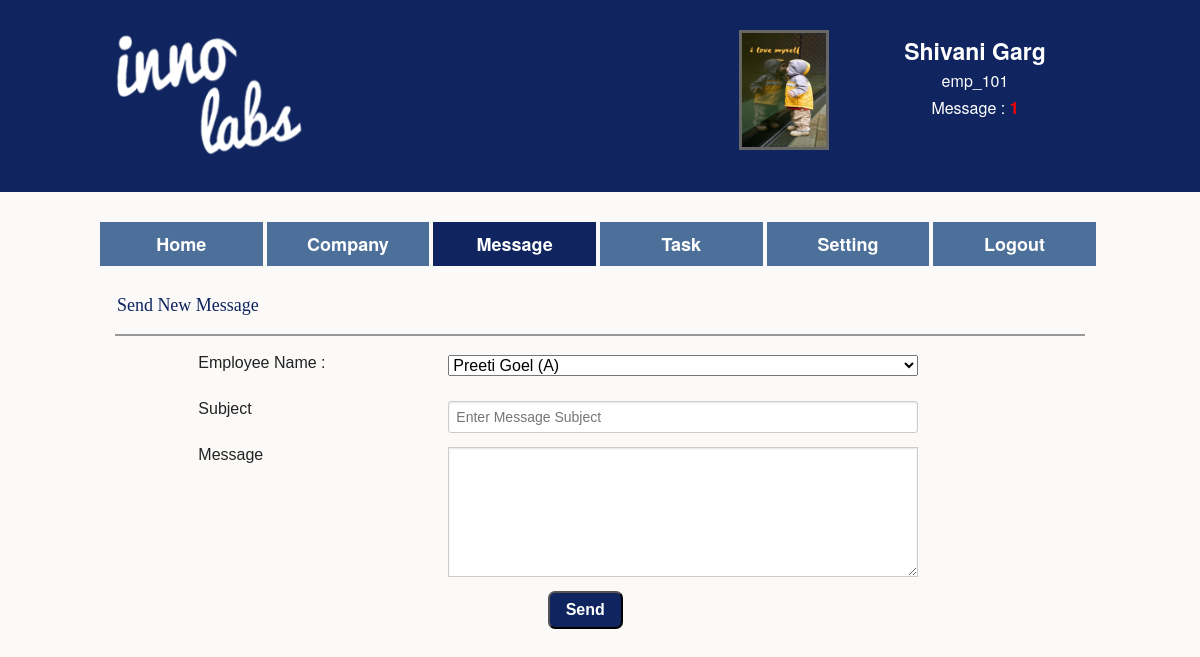
/send_message.php (signed in), run on the app's committed database.
### tables this page shows
CREATE TABLE IF NOT EXISTS `employee` (
  `id` int(11) NOT NULL AUTO_INCREMENT,
  `Name` varchar(255) NOT NULL,
  `User_id` varchar(255) NOT NULL,
  `Password` varchar(255) NOT NULL,
  `Email_id` varchar(255) NOT NULL,
  `Mobile` varchar(255) NOT NULL,
  `Gender` varchar(255) NOT NULL,
  `Dob` varchar(255) NOT NULL,
  `Department` varchar(255) NOT NULL,
  `Exp_year` varchar(255) NOT NULL,
  `Company` varchar(255) NOT NULL,
  `Designation` varchar(255) NOT NULL,
  `Father_name` varchar(255) NOT NULL,
  `Mother_name` varchar(255) NOT NULL,
  `Father_mobile` varchar(255) NOT NULL,
  `Address` varchar(255) NOT NULL,
  `Image` varchar(255) NOT NULL,
  `Status` varchar(255) NOT NULL,
  PRIMARY KEY (`id`)
);

### send_message.php (the view, shortened to what this page needs)
<?php
include('header.php');
$query_admin = mysql_query("SELECT * FROM admin WHERE Status = 'True'");
$row_admin = mysql_fetch_assoc($query_admin);
?>
   <?php
	if(substr($_SESSION['login_id'],0,4) == 'admi')
	{
	?>
    <div class="row nav">
    	<a href="home.php">
        <div class="large-2 column">
         Home
        </div>
        </a>
        <a href="manage_emp.php">
        <div class="large-2 column">
       	 Manage Emp
        </div>
        </a>
        <a href="message.php">
        <div class="large-2 column" style="background:#10255F;">
         Message
        </div>
        </a>
        <a href="task.php">
        <div class="large-2 column">
         Task
        </div>
        </a>
        <a href="signup.php">
        <div class="large-2 column">
         Add New User
        </div>
        </a>
        <a href="setting.php">
        <div class="large-2 column" >
        Setting
        </div>
        </a>
    </div>
  	<?php
	}
    elseif(substr($_SESSION['login_id'],0,4) == 'emp_')
	{
	?>
    <div class="row nav">
    	<a href="home.php">
        <div class="large-2 column">
         Home
        </div>
        </a>
        <a href="company_detail.php">
        <div class="large-2 column">
       	 Company
        </div>
        </a>
        <a href="message.php">
        <div class="large-2 column" style="background:#10255F;">
         Message
        </div>
        </a>
        <a href="task.php">
        <div class="large-2 column">
         Task
        </div>
        </a>
        <a href="setting.php">
        <div class="large-2 column" >
        Setting
        </div>
        </a>
         <a href="logout.php">
        <div class="large-2 column">
         Logout
        </div>
        </a>
    </div>
    <?php
	}
	?>
    <div class="row">
    	<div class="large-3 column main_heading">
        Send New Message
        </div>
        <div class="large-6 large-offset-1 column main_heading end">
        </div>
    </div>
     <div class="row">
    	<div class="large-12 column">
        <hr style="border:0.1em #999999 solid;">
        </div>
    </div>
   <div class="manage_emp">
   <form action="send_message.php" method="post">
       <div class="row">
            <div class="large-3 large-offset-1 column emp_name">
            Employee Name :
            </div>
            <div class="large-6 column end">
            <select name="employee_id">
            <?php
			do{
				if($row_admin['User_id'] != $user_id)
				{
					if(isset($_POST['reply']))
					{
						if($row_admin['User_id'] == $_POST['sender_id'])
						echo '<option value="'.$row_admin['User_id'].'" selected="selected">'.$row_admin['Name'].' (A)</option>';
						else
						echo '<option value="'.$row_admin['User_id'].'">'.$row_admin['Name'].' (A)</option>';
					}
					else
					{
						echo '<option value="'.$row_admin['User_id'].'">'.$row_admin['Name'].' (A)</option>';
					}
				}
				}while($row_admin = mysql_fetch_assoc($query_admin));
			?>
            </select>
            </div>
       </div>
       <div class="row" style="margin-top:25px;">
            <div class="large-3 large-offset-1 column emp_name" >
            Subject
            </div>
            <div class="large-6 column end">
            <input type="text" name="subject" placeholder="Enter Message Subject" required >
            </div>
       </div>
        <div class="row">
            <div class="large-3 large-offset-1 column emp_name">
            Message
            </div>
            <div class="large-6 column end">
            <textarea name="message" style="height:130px; width:470px;"></textarea>
            </div>
       </div>
        <div class="row">
            <div class="large-2 large-offset-5 column emp_name">
            <input type="submit" name="submit" value="Send">
            </div>
       </div>
       </form>
   </div>
</body>
</html>

### header.php (shortened to what this page needs)
<?php
if(substr($_SESSION['login_id'],0,4) == 'admi')
{
	if(!isset($_SESSION['login_id']))
	{
		header('location:index.php');
	}
	else{
		$user_id = $_SESSION['login_id'];
		$table = "msg_".$user_id;
		$query = mysql_query("SELECT * FROM admin Where Status = 'True' AND User_id = '$user_id'");
		$row_header = mysql_fetch_assoc($query);
		$query = mysql_query("SELECT * FROM $table WHERE Status = 'True' AND Display = '1'");
		$row_msg = mysql_fetch_assoc($query);
		$total_message =  mysql_num_rows($query);
	}
?>
<!DOCTYPE html>
 <html class="no-js" lang="en">
<head>
	<meta charset="utf-8" />
  <meta name="viewport" content="width=device-width" />
  <title>Password Sniffer</title>
  <link rel="stylesheet" href="css/normalize.css" />
  <link rel="stylesheet" href="css/main.css" />
  <link rel="stylesheet" href="css/foundation.css" />
  <script src="js/vendor/custom.modernizr.js"></script>
  <script src="js/jquery-latest.js" type="text/javascript"></script>
</head>
<body id="body">
<div id="full_width">
    <div class="row header" id="full_widths">
        <div class="large-6 columns">
        	<div class="row">
            <div class="large-10 column">
       			 <a href="#"><img src="img/logo.png" style="height:130px;  margin-left:-100px;"></a>
        	</div>
        	</div>
        </div>
        <div class="large-2 large-offset-1 column" >
            <div class="row">
				<div class="large-8 large-offset-4">
            		<img src="admin/<?php echo $row_header['Image']?>" style="height:120px;width:90px;border:3px #666 solid;"  >
            	</div>
            </div>
        </div>
        <div class="large-3 column end">
            <div class="row ">
                <div class="large-12 columns user_name">
                <h4><a href="#" class="user_n"><?php echo $row_header['Name']?></a></h4>
                </div>
            </div>
            <div class="row ">
                <div class="large-12 user_name columns" style="margin-top:-10px;">
                <p class="user_n"><?php echo $row_header['User_id']?></p>
                </div>
            </div>
            <div class="row ">
                <div class="large-12 user_name column" style="margin-top:-19px;">
                <p><a href="view_message.php" class="user_n">Message : <?php
                if($total_message == '0')
				{
					echo "<span style='font-weight:bold;'>".$total_message."</span>";
				}
				else
				{
					echo "<span style='color:red;font-weight:bold;'>".$total_message."</span>";
				}
				?>
                </a></p>
                </div>
            </div>
            <div class="row ">
                <div class="large-12 user_name column" style="margin-top:-19px;">
                <p><a href="logout.php" class="user_n">Logout</a></p>
                </div>
            </div>
         </div>
    </div>
 </div>
<?php
}
elseif(substr($_SESSION['login_id'],0,4) == 'emp_')
{
	if(!isset($_SESSION['login_id']))
	{
		header('location:index.php');
	}
	else{
		$user_id = $_SESSION['login_id'];
		$table = "msg_".$user_id;
		$query = mysql_query("SELECT * FROM employee Where Status = 'True' AND User_id = '$user_id'");
		$row_header = mysql_fetch_assoc($query);
		$query = mysql_query("SELECT * FROM $table WHERE Status = 'True' AND Display = '1'");
		$total_message =  mysql_num_rows($query);
	}
?>
<!DOCTYPE html>
 <html class="no-js" lang="en">
<head>
  <link rel="stylesheet" href="css/normalize.css" />
  <link rel="stylesheet" href="css/main.css" />
  <link rel="stylesheet" href="css/foundation.css" />
</head>
<body id="body">
<div id="full_width">
    <div class="row header" id="full_widths">
        <div class="large-6 columns">
        	<div class="row">
            <div class="large-10 column">
       			 <a href="#"><img src="img/logo.png" style="height:130px;  margin-left:-100px;"></a>
        	</div>
        	</div>
        </div>
        <div class="large-2 large-offset-1 column" >
            <div class="row">
				<div class="large-8 large-offset-4">
            		<img src="employee/<?php echo $row_header['Image']?>" style="height:120px;width:90px;border:3px #666 solid;"  >
            	</div>
            </div>
        </div>
        <div class="large-3 column end">
            <div class="row ">
                <div class="large-12 columns user_name">
                <h4><a href="#" class="user_n"><?php echo $row_header['Name']?></a></h4>
                </div>
            </div>
            <div class="row ">
                <div class="large-12 user_name columns" style="margin-top:-10px;">
                <p class="user_n"><?php echo $row_header['User_id']?></p>
                </div>
            </div>
            <div class="row ">
                <div class="large-12 user_name column" style="margin-top:-19px;">
                <p><a href="view_message.php" class="user_n">Message : <?php
                if($total_message == '0')
				{
					echo "<span style='font-weight:bold;'>".$total_message."</span>";
				}
				else
				{
					echo "<span style='color:red;font-weight:bold;'>".$total_message."</span>";
				}
				?>
                </a></p>
                </div>
            </div>
         </div>
    </div>
 </div>
<?php
}
else{
	unset($_SESSION['login_id']);
	header('location: index.php');
}
?>

### css/main.css (style rules this page uses)
#body { background:#fbfaf8; }
.main_heading { margin-top:30px; font-size:18px; color:#10255F; font-family:"Comic Sans MS", cursive; }
#full_width { width:100%; background:#10255F; }
.header { padding-top:30px; padding-bottom:30px; }
.user_name { text-align:center; }
.user_n { color:#fff !important; }
.nav { padding-top:30px; }
.nav div { text-align:center; padding-top:1.3%; padding-bottom:1.3%; font-size:18px; background:#4c7099; border-right:#fbfaf8 solid 4px; color:#fff; font-weight:bold; }
input[type="text"] { display:inline-block; width:210px; height:28px; padding:4px; margin-bottom:9px; font-size:13px; line-height:18px; color:#555555; border:1px solid #cccccc; -webkit-border-radius:3px; -moz-border-radius:3px; border-radius:3px; background:#fff; }
input[type="submit"] { margin-left:16px; background-color:#10255F; color:#FFF; text-align:center; padding:8px 16px 8px 16px; font-weight:bold; border-radius:7px; cursor:pointer; }
.manage_emp { font-family:"Lucida Sans Unicode", "Lucida Grande", sans-serif; }

### data on the page
employee: Image (picture), Name "Shivani Garg", User "emp_101"

### other printed values
$total_message "1"
form field employee_id "Preeti Goel (A)"
